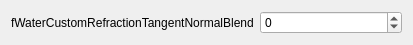
<?xml version="1.0" encoding="UTF-8"?>
<ui version="4.0">
 <class>Form</class>
 <widget class="QWidget" name="Form">
  <property name="geometry">
   <rect>
    <x>0</x>
    <y>0</y>
    <width>413</width>
    <height>39</height>
   </rect>
  </property>
  <property name="windowTitle">
   <string>Form</string>
  </property>
  <layout class="QHBoxLayout" name="horizontalLayout">
   <item>
    <widget class="QLabel" name="valName">
     <property name="minimumSize">
      <size>
       <width>225</width>
       <height>0</height>
      </size>
     </property>
     <property name="text">
      <string>fWaterCustomRefractionTangentNormalBlend</string>
     </property>
    </widget>
   </item>
   <item>
    <widget class="QSpinBox" name="v0">
     <property name="minimum">
      <number>-127</number>
     </property>
     <property name="maximum">
      <number>127</number>
     </property>
    </widget>
   </item>
  </layout>
 </widget>
 <resources/>
 <connections/>
</ui>
